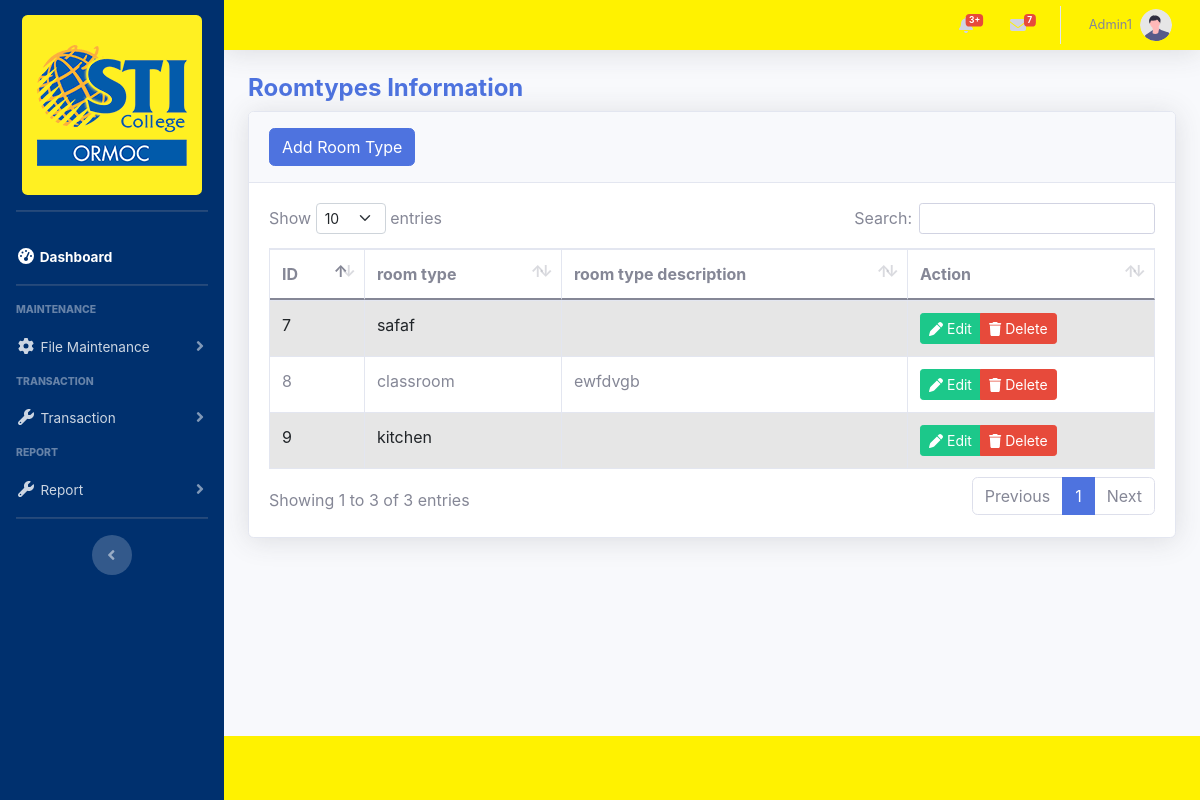
Screenshot of /datatable-roomtypes.php (signed in) with the database file from the repository.
### tables this page shows
CREATE TABLE `tbl_user_levels` (
  `user_id` int(11) NOT NULL,
  `Employee_ID` varchar(20) NOT NULL,
  `Password` varchar(20) NOT NULL,
  `Userlevel` varchar(20) NOT NULL,
  `Status` varchar(20) NOT NULL
);

CREATE TABLE `tb_roomtypes` (
  `rmtypes_id` int(100) NOT NULL,
  `roomtypes` varchar(100) NOT NULL,
  `roomtypedescription` varchar(100) NOT NULL,
  `roomtypestatus` varchar(100) NOT NULL
);

### session.php (called while the page is built, shortened)
<?php
include('config/connect.php');
$user_check = $_SESSION['Employee_ID'];
$ses_sql = mysqli_query($db, "select Employee_ID from tbl_user_levels where Employee_ID = '$user_check'");
$row = mysqli_fetch_array($ses_sql, MYSQLI_ASSOC);
$login_session = $row['Employee_ID'];
?>

### datatable-roomtypes.php (the view, shortened to what this page needs)
<?php
include 'session.php';
include 'includes/header.php';
?>
<div class="container-fluid">
    <div class="pagetitle">
        <h4 class="font-weight-bold text-primary">Roomtypes Information</h4>
    </div>
    <div class="card shadow mb-4">
        <div class="card-header py-3">
            <button type="button" class="btn btn-primary" data-bs-toggle="modal" data-bs-target="#RoomtypesModal">
                Add Room Type
            </button>
        </div>
        <div class="card-body">
            <div class="table-responsive">
                <table id="dataTable" class="table table-striped table table-bordered nowrap" style="width:100%">
                    <thead>
                        <th>ID</th>
                        <th>room type</th>
                        <th>room type description</th>
                        <th>Action</th>
                    </thead>
                    <tbody>
                        <?php
                        $database = new Connection();
                        $db = $database->open();
                        try {
                            $sql = 'SELECT * FROM tb_roomtypes';
                            foreach ($db->query($sql) as $rmtp) {
                        ?>
                                <tr>
                                    <td><?php echo $rmtp['rmtypes_id']; ?></td>
                                    <td><?php echo $rmtp['roomtypes']; ?></td>
                                    <td><?php echo $rmtp['roomtypedescription']; ?></td>
                                    <td>
                                        <div class="btn-group" role="group" aria-label="Action Buttons">
                                            <a href="#edit_<?php echo $rmtp['rmtypes_id']; ?>" class="btn btn-success btn-sm" data-toggle="modal"><i class="fa-solid fa-pen"></i> Edit</a>
                                            <a href="#delete_roomtypes<?php echo $rmtp['rmtypes_id']; ?>" class="btn btn-danger btn-sm" data-toggle="modal"><i class="fa-solid fa-trash"></i> Delete</a>
                                        </div>
                                    </td>
                                </tr>
                        <?php
                            }
                        } catch (PDOException $e) {
                            echo "There is some problem in connection: " . $e->getMessage();
                        }
                        ?>
                </table>
            </div>
        </div>
    </div>
</div>
<?php
include 'includes/footer.php';
include 'includes/scripts.php';
?>

### includes/topbar.php (shortened to what this page needs)
<nav class="navbar navbar-expand navbar-light bg-white topbar mb-4 static-top shadow">
    <ul class="navbar-nav ml-auto">
        <li class="nav-item dropdown no-arrow mx-1">
            <a class="nav-link dropdown-toggle" href="#" id="alertsDropdown" role="button" data-toggle="dropdown" aria-haspopup="true" aria-expanded="false">
                <span class="badge badge-danger badge-counter">3+</span>
            </a>
        </li>
        <li class="nav-item dropdown no-arrow mx-1">
            <a class="nav-link dropdown-toggle" href="#" id="messagesDropdown" role="button" data-toggle="dropdown" aria-haspopup="true" aria-expanded="false">
                <i class="fas fa-envelope fa-fw"></i>
                <span class="badge badge-danger badge-counter">7</span>
            </a>
        </li>
        <li class="nav-item dropdown no-arrow">
            <a class="nav-link dropdown-toggle" href="#" id="userDropdown" role="button" data-toggle="dropdown" aria-haspopup="true" aria-expanded="false">
                <span class="mr-2 d-none d-lg-inline text-gray-600 small"><?php echo $login_session ?></span>
                <img class="img-profile rounded-circle" src="img/undraw_profile.svg">
            </a>
        </li>
    </ul>
</nav>

### rows the page displays
tbl_user_levels: Employee_ID "Admin1"
tb_roomtypes: rmtypes_id "7", roomtypes "safaf"
tb_roomtypes: rmtypes_id "8", roomtypes "classroom", roomtypedescription "ewfdvgb"
tb_roomtypes: rmtypes_id "9", roomtypes "kitchen"
